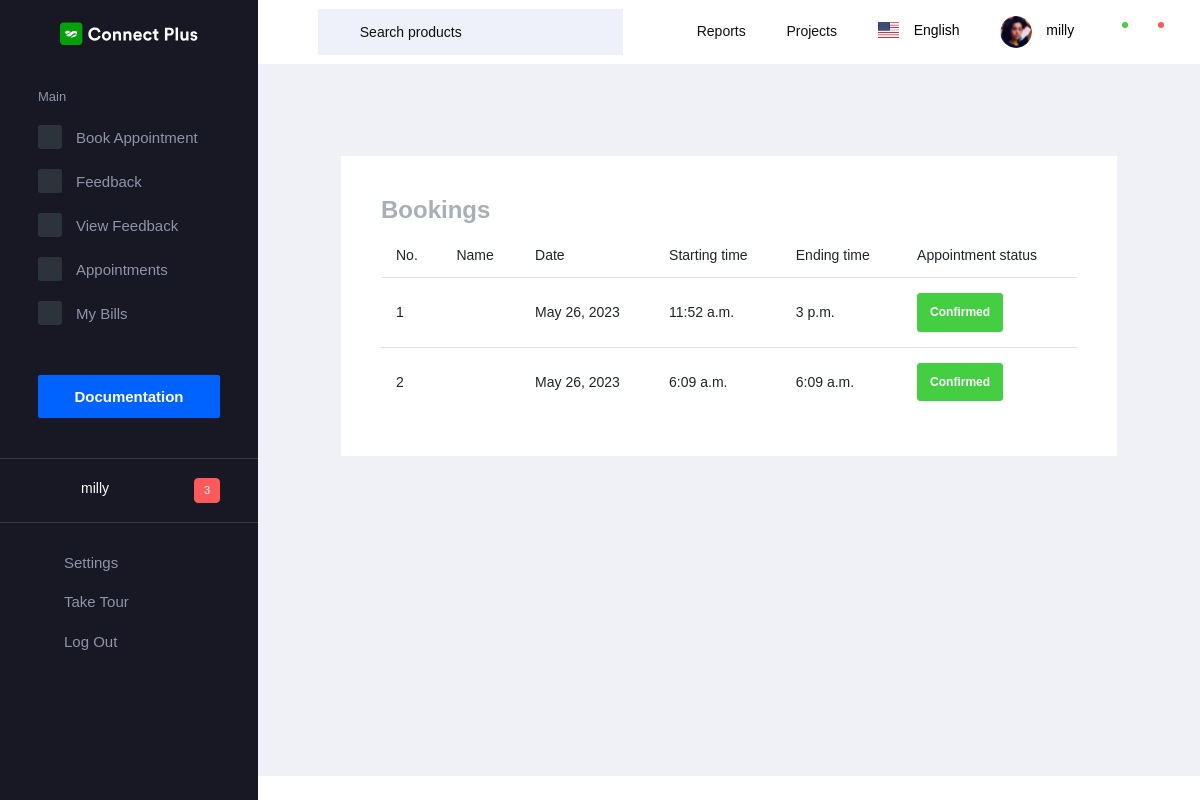
The app's page /book_history (signed in) with its own data.
### app/models.py (models this page shows)
class Login(AbstractUser):
    is_worker = models.BooleanField(default=False)
    is_customer = models.BooleanField(default=False)
    name = models.CharField(max_length=42, null=True)
    phone = models.CharField(max_length=15, null=True)
    profile_pic = models.FileField(upload_to='documents/', null=True)
    status = models.IntegerField(default=0, null=True)
    category = models.ForeignKey(WorkerCategory, on_delete=models.CASCADE, null=True)
    gender = models.CharField(max_length=10)
    address = models.TextField(max_length=150)

class BookAppointment(models.Model):
    schedule = models.ForeignKey(WorkSchedule, on_delete=models.DO_NOTHING)
    customer = models.ForeignKey(Login, on_delete=models.DO_NOTHING)
    status = models.IntegerField(default=0, null=True)
    completed = models.IntegerField(default=0, null=True)

class WorkSchedule(models.Model):
    user = models.ForeignKey(Login, on_delete=models.DO_NOTHING)
    date = models.DateField(null=True, blank=True)
    start_time = models.TimeField()
    end_time = models.TimeField()
    customer = models.CharField(max_length=20, null=True, blank=True)

### app/customer_views.py (the view)
# urls.py: path('book_history', customer_views.book_history, name="book_history"),
@cache_control(no_cache=True, must_revalidate=True, no_store=True)
@login_required
def book_history(request):
    customer = Login.objects.get(username=request.user)
    data = BookAppointment.objects.filter(customer=customer)
    return render(request, 'customer/booking_history.html', {'data': data})

### templates/customer/booking_history.html
{% extends "customer/base.html" %}
{%load crispy_forms_tags %}
{% block content %}
<div class="content-wrapper">
        <div class="row">
            <div class="col-md-12 grid-margin stretch-card">
                <div class="card">
                  <div class="card-body">
                      <h2>Bookings</h2>
                      <table class="table">
                        <thead>
                          <tr>
                            <th scope="col">No.</th>
                            <th scope="col">Name</th>
                            <th scope="col">Date</th>
                            <th scope="col">Starting time</th>
                            <th scope="col">Ending time</th>
                            <th scope="col">Appointment status</th>
                          </tr>
                        </thead>
                        <tbody>
                        {% for i in data %}
                          <tr>
                            <td>{{forloop.counter}}</td>
                            <td>{{i.worker}}</td>
                            <td>{{i.schedule.date}}</td>
                            <td>{{i.schedule.start_time}}</td>
                            <td>{{i.schedule.end_time}}</td>
                            <td>
                              {% if i.status == 0 %}
                              <button type="button" class="btn btn-warning">Pending</button>
                                  {% elif i.status == 1 %}
                                      <button type="button" class="btn btn-success">Confirmed</button>
                              {% else %}
                                      <button type="button" class="btn btn-danger">Rejected</button>
                              {% endif %}
                              </td>
                          </tr>
                          {% endfor %}
                        </tbody>
                      </table>
                  </div>
                </div>
            </div>
        </div>
</div>
{% endblock %}

### templates/customer/base.html (shortened to what this page needs)
<!DOCTYPE html>
<html lang="en">
{% load static %}
  <head>
    <link rel="stylesheet" href=" {% static 'dashboard/vendors/mdi/css/materialdesignicons.min.css' %} ">
    <link rel="stylesheet" href=" {% static 'dashboard/vendors/flag-icon-css/css/flag-icon.min.css' %} ">
    <link rel="stylesheet" href=" {% static 'dashboard/vendors/css/vendor.bundle.base.css' %} ">
    <link rel="stylesheet" href=" {% static 'dashboard/vendors/font-awesome/css/font-awesome.min.css' %} " />
    <link rel="stylesheet" href=" {% static 'dashboard/vendors/bootstrap-datepicker/bootstrap-datepicker.min.css' %} ">
    <link rel="stylesheet" href=" {% static 'dashboard/css/style.css' %} ">
  </head>
  <body>
    <div class="container-scroller">
      <nav class="navbar default-layout-navbar col-lg-12 col-12 p-0 fixed-top d-flex flex-row">
        <div class="text-center navbar-brand-wrapper d-flex align-items-center justify-content-center">
          <a class="navbar-brand brand-logo" href=" {% static 'index.html' %} "><img src=" {% static 'dashboard/images/logo.svg' %} " alt="logo" /></a>
        </div>
        <div class="navbar-menu-wrapper d-flex align-items-stretch">
          <button class="navbar-toggler navbar-toggler align-self-center" type="button" data-toggle="minimize">
            <span class="mdi mdi-menu"></span>
          </button>
          <div class="search-field d-none d-xl-block">
            <form class="d-flex align-items-center h-100" action="#">
              <div class="input-group">
                <div class="input-group-prepend bg-transparent">
                  <i class="input-group-text border-0 mdi mdi-magnify"></i>
                </div>
                <input type="text" class="form-control bg-transparent border-0" placeholder="Search products">
              </div>
            </form>
          </div>
          <ul class="navbar-nav navbar-nav-right">
            <li class="nav-item  dropdown d-none d-md-block">
              <a class="nav-link dropdown-toggle" id="reportDropdown" href="#" data-toggle="dropdown" aria-expanded="false"> Reports </a>
            </li>
            <li class="nav-item  dropdown d-none d-md-block">
              <a class="nav-link dropdown-toggle" id="projectDropdown" href="#" data-toggle="dropdown" aria-expanded="false"> Projects </a>
            </li>
            <li class="nav-item nav-language dropdown d-none d-md-block">
              <a class="nav-link dropdown-toggle" id="languageDropdown" href="#" data-toggle="dropdown" aria-expanded="false">
                <div class="nav-language-icon">
                  <i class="flag-icon flag-icon-us" title="us" id="us"></i>
                </div>
                <div class="nav-language-text">
                  <p class="mb-1 text-black">English</p>
                </div>
              </a>
            </li>
            <li class="nav-item nav-profile dropdown">
              <a class="nav-link dropdown-toggle" id="profileDropdown" href="#" data-toggle="dropdown" aria-expanded="false">
                <div class="nav-profile-img">
                  <img src=" {% static 'dashboard/images/faces/face28.png' %} " alt="image">
                </div>
                <div class="nav-profile-text">
                  <p class="mb-1 text-black">{{ request.user }}</p>
                </div>
              </a>
            </li>
            <li class="nav-item dropdown">
              <a class="nav-link count-indicator dropdown-toggle" id="messageDropdown" href="#" data-toggle="dropdown" aria-expanded="false">
                <i class="mdi mdi-email-outline"></i>
                <span class="count-symbol bg-success"></span>
              </a>
            </li>
            <li class="nav-item dropdown">
              <a class="nav-link count-indicator dropdown-toggle" id="notificationDropdown" href="#" data-toggle="dropdown">
                <i class="mdi mdi-bell-outline"></i>
                <span class="count-symbol bg-danger"></span>
              </a>
            </li>
          </ul>
        </div>
      </nav>
      <div class="container-fluid page-body-wrapper">
        <nav class="sidebar sidebar-offcanvas" id="sidebar">
          <ul class="nav">
            <li class="nav-item nav-category">Main</li>
            <li class="nav-item">
              <a class="nav-link" href=" {% url 'book_app' %} ">
                <span class="icon-bg"><i class="mdi mdi-contacts menu-icon"></i></span>
                <span class="menu-title">Book Appointment</span>
              </a>
            </li>
            <li class="nav-item">
              <a class="nav-link" href=" {% url 'feedback_register' %} ">
                <span class="icon-bg"><i class="mdi mdi-format-list-bulleted menu-icon"></i></span>
                <span class="menu-title">Feedback</span>
              </a>
            </li>
            <li class="nav-item">
              <a class="nav-link" href=" {% url 'feedback_view' %} ">
                <span class="icon-bg"><i class="mdi mdi-chart-bar menu-icon"></i></span>
                <span class="menu-title">View Feedback</span>
              </a>
            </li>
            <li class="nav-item">
              <a class="nav-link" href=" {% url 'book_history' %} ">
                <span class="icon-bg"><i class="mdi mdi-table-large menu-icon"></i></span>
                <span class="menu-title">Appointments</span>
              </a>
            </li>
            <li class="nav-item">
              <a class="nav-link" href=" {% url 'my_bills' %} ">
                <span class="icon-bg"><i class="mdi mdi-cash-100 menu-icon"></i></span>
                <span class="menu-title">My Bills</span>
              </a>
            </li>
            <li class="nav-item documentation-link">
              <a class="nav-link" href="http://www.bootstrapdash.com/demo/connect-plus-free/jquery/documentation/documentation.html" target="_blank">
                <span class="menu-title">Documentation</span>
              </a>
            </li>
            <li class="nav-item sidebar-user-actions">
              <div class="user-details">
                <div class="d-flex justify-content-between align-items-center">
                  <div>
                    <div class="d-flex align-items-center">
                      <div class="sidebar-profile-img">
                      </div>
                      <div class="sidebar-profile-text">
                        <p class="mb-1">{{ request.user }}</p>
                      </div>
                    </div>
                  </div>
                  <div class="badge badge-danger">3</div>
                </div>
              </div>
            </li>
            <li class="nav-item sidebar-user-actions">
              <div class="sidebar-user-menu">
                <a href="#" class="nav-link"><i class="mdi mdi-settings menu-icon"></i>
                  <span class="menu-title">Settings</span>
                </a>
              </div>
            </li>
            <li class="nav-item sidebar-user-actions">
              <div class="sidebar-user-menu">
                <a href="#" class="nav-link"><i class="mdi mdi-speedometer menu-icon"></i>
                  <span class="menu-title">Take Tour</span></a>
              </div>
            </li>
            <li class="nav-item sidebar-user-actions">
              <div class="sidebar-user-menu">
                <a href="{% url 'logout_view' %}" class="nav-link"><i class="mdi mdi-logout menu-icon"></i>
                  <span class="menu-title">Log Out</span></a>
              </div>
            </li>
          </ul>
        </nav>
        <div class="main-panel">
          <div class="content-wrapper">
            <div class="row" id="proBanner">
              {% block content %}
              {% endblock %}
              </div>
            </div>
            <div class="row">
            </div>
    </div>
  </body>
</html>

### records on screen
Login: user "milly"
BookAppointment: schedule "May 26, 2023", schedule.start_time "11:52 a.m.", schedule.end_time "3 p.m.", status "Confirmed"
BookAppointment: schedule "May 26, 2023", schedule.start_time "6:09 a.m.", schedule.end_time "6:09 a.m.", status "Confirmed"
